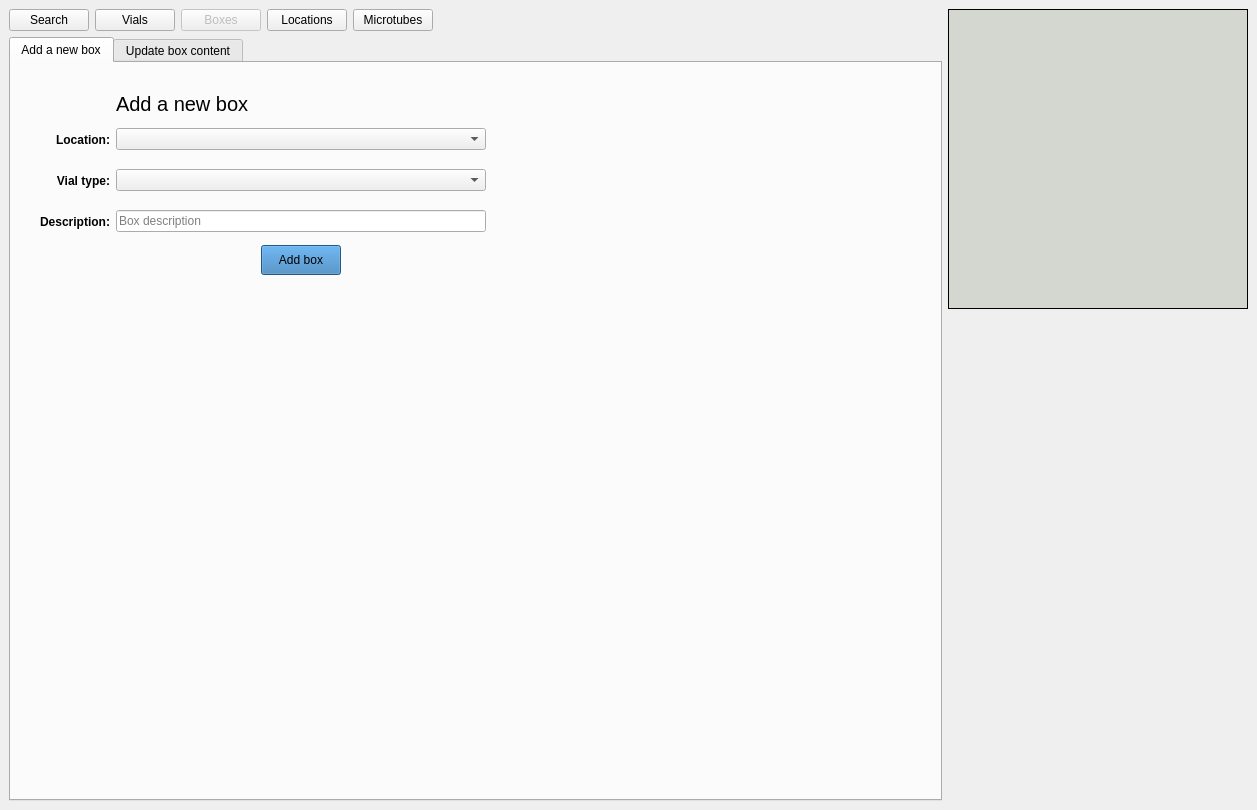
<?xml version="1.0" encoding="UTF-8"?>
<ui version="4.0">
 <class>MainWindow</class>
 <widget class="QMainWindow" name="MainWindow">
  <property name="geometry">
   <rect>
    <x>0</x>
    <y>0</y>
    <width>1257</width>
    <height>810</height>
   </rect>
  </property>
  <property name="windowTitle">
   <string>MainWindow</string>
  </property>
  <widget class="QWidget" name="centralwidget">
   <layout class="QGridLayout" name="gridLayout_7">
    <item row="0" column="1">
     <layout class="QVBoxLayout" name="verticalLayout">
      <item>
       <widget class="QLabel" name="structure_lab">
        <property name="minimumSize">
         <size>
          <width>300</width>
          <height>300</height>
         </size>
        </property>
        <property name="maximumSize">
         <size>
          <width>300</width>
          <height>300</height>
         </size>
        </property>
        <property name="styleSheet">
         <string notr="true">background-color: rgb(211, 215, 207); border: 1px solid black;</string>
        </property>
        <property name="text">
         <string/>
        </property>
       </widget>
      </item>
      <item>
       <spacer name="verticalSpacer_7">
        <property name="orientation">
         <enum>Qt::Vertical</enum>
        </property>
        <property name="sizeHint" stdset="0">
         <size>
          <width>20</width>
          <height>428</height>
         </size>
        </property>
       </spacer>
      </item>
     </layout>
    </item>
    <item row="0" column="0">
     <layout class="QGridLayout" name="gridLayout_6">
      <item row="0" column="1">
       <widget class="QPushButton" name="goto_vials_btn">
        <property name="text">
         <string>Vials</string>
        </property>
       </widget>
      </item>
      <item row="0" column="3">
       <widget class="QPushButton" name="goto_locations_btn">
        <property name="text">
         <string>Locations</string>
        </property>
       </widget>
      </item>
      <item row="0" column="0">
       <widget class="QPushButton" name="goto_search_btn">
        <property name="text">
         <string>Search</string>
        </property>
       </widget>
      </item>
      <item row="0" column="2">
       <widget class="QPushButton" name="goto_boxes_btn">
        <property name="enabled">
         <bool>false</bool>
        </property>
        <property name="text">
         <string>Boxes</string>
        </property>
       </widget>
      </item>
      <item row="0" column="5">
       <spacer name="horizontalSpacer_5">
        <property name="orientation">
         <enum>Qt::Horizontal</enum>
        </property>
        <property name="sizeHint" stdset="0">
         <size>
          <width>438</width>
          <height>20</height>
         </size>
        </property>
       </spacer>
      </item>
      <item row="0" column="4">
       <widget class="QPushButton" name="goto_microtubes_btn">
        <property name="text">
         <string>Microtubes</string>
        </property>
       </widget>
      </item>
      <item row="1" column="0" colspan="6">
       <widget class="QTabWidget" name="boxes_tab_wg">
        <property name="currentIndex">
         <number>0</number>
        </property>
        <widget class="QWidget" name="new_box_tab">
         <attribute name="title">
          <string>Add a new box</string>
         </attribute>
         <layout class="QGridLayout" name="gridLayout_2">
          <item row="1" column="2">
           <spacer name="horizontalSpacer_6">
            <property name="orientation">
             <enum>Qt::Horizontal</enum>
            </property>
            <property name="sizeHint" stdset="0">
             <size>
              <width>433</width>
              <height>20</height>
             </size>
            </property>
           </spacer>
          </item>
          <item row="1" column="1">
           <layout class="QGridLayout" name="gridLayout">
            <item row="0" column="1">
             <widget class="QLabel" name="label">
              <property name="font">
               <font>
                <pointsize>15</pointsize>
               </font>
              </property>
              <property name="text">
               <string>Add a new box</string>
              </property>
             </widget>
            </item>
            <item row="1" column="0">
             <widget class="QLabel" name="label_2">
              <property name="minimumSize">
               <size>
                <width>0</width>
                <height>35</height>
               </size>
              </property>
              <property name="font">
               <font>
                <weight>75</weight>
                <bold>true</bold>
               </font>
              </property>
              <property name="text">
               <string>Location:</string>
              </property>
              <property name="alignment">
               <set>Qt::AlignRight|Qt::AlignTrailing|Qt::AlignVCenter</set>
              </property>
             </widget>
            </item>
            <item row="1" column="1">
             <widget class="QComboBox" name="add_location_cb"/>
            </item>
            <item row="2" column="0">
             <widget class="QLabel" name="label_3">
              <property name="minimumSize">
               <size>
                <width>0</width>
                <height>35</height>
               </size>
              </property>
              <property name="font">
               <font>
                <weight>75</weight>
                <bold>true</bold>
               </font>
              </property>
              <property name="text">
               <string>Vial type:</string>
              </property>
              <property name="alignment">
               <set>Qt::AlignRight|Qt::AlignTrailing|Qt::AlignVCenter</set>
              </property>
             </widget>
            </item>
            <item row="2" column="1">
             <widget class="QComboBox" name="add_type_cb"/>
            </item>
            <item row="3" column="0">
             <widget class="QLabel" name="label_4">
              <property name="minimumSize">
               <size>
                <width>0</width>
                <height>35</height>
               </size>
              </property>
              <property name="font">
               <font>
                <weight>75</weight>
                <bold>true</bold>
               </font>
              </property>
              <property name="text">
               <string>Description:</string>
              </property>
              <property name="alignment">
               <set>Qt::AlignRight|Qt::AlignTrailing|Qt::AlignVCenter</set>
              </property>
             </widget>
            </item>
            <item row="3" column="1">
             <widget class="QLineEdit" name="add_description_cb">
              <property name="placeholderText">
               <string>Box description</string>
              </property>
             </widget>
            </item>
            <item row="4" column="1">
             <layout class="QHBoxLayout" name="horizontalLayout">
              <item>
               <spacer name="horizontalSpacer">
                <property name="orientation">
                 <enum>Qt::Horizontal</enum>
                </property>
                <property name="sizeType">
                 <enum>QSizePolicy::Expanding</enum>
                </property>
                <property name="sizeHint" stdset="0">
                 <size>
                  <width>68</width>
                  <height>20</height>
                 </size>
                </property>
               </spacer>
              </item>
              <item>
               <widget class="QPushButton" name="add_box_btn">
                <property name="minimumSize">
                 <size>
                  <width>0</width>
                  <height>30</height>
                 </size>
                </property>
                <property name="styleSheet">
                 <string notr="true">background-color: rgb(51, 122, 183)</string>
                </property>
                <property name="text">
                 <string>Add box</string>
                </property>
               </widget>
              </item>
              <item>
               <spacer name="horizontalSpacer_2">
                <property name="orientation">
                 <enum>Qt::Horizontal</enum>
                </property>
                <property name="sizeHint" stdset="0">
                 <size>
                  <width>68</width>
                  <height>20</height>
                 </size>
                </property>
               </spacer>
              </item>
             </layout>
            </item>
           </layout>
          </item>
          <item row="0" column="1">
           <spacer name="horizontalSpacer_4">
            <property name="orientation">
             <enum>Qt::Vertical</enum>
            </property>
            <property name="sizeType">
             <enum>QSizePolicy::Preferred</enum>
            </property>
            <property name="sizeHint" stdset="0">
             <size>
              <width>20</width>
              <height>20</height>
             </size>
            </property>
           </spacer>
          </item>
          <item row="1" column="0">
           <spacer name="horizontalSpacer_3">
            <property name="orientation">
             <enum>Qt::Horizontal</enum>
            </property>
            <property name="sizeType">
             <enum>QSizePolicy::Preferred</enum>
            </property>
            <property name="sizeHint" stdset="0">
             <size>
              <width>20</width>
              <height>20</height>
             </size>
            </property>
           </spacer>
          </item>
          <item row="2" column="1">
           <spacer name="verticalSpacer">
            <property name="orientation">
             <enum>Qt::Vertical</enum>
            </property>
            <property name="sizeType">
             <enum>QSizePolicy::MinimumExpanding</enum>
            </property>
            <property name="sizeHint" stdset="0">
             <size>
              <width>20</width>
              <height>486</height>
             </size>
            </property>
           </spacer>
          </item>
         </layout>
        </widget>
        <widget class="QWidget" name="update_box_tab">
         <attribute name="title">
          <string>Update box content</string>
         </attribute>
         <layout class="QGridLayout" name="gridLayout_4">
          <item row="1" column="0">
           <spacer name="horizontalSpacer_9">
            <property name="orientation">
             <enum>Qt::Horizontal</enum>
            </property>
            <property name="sizeType">
             <enum>QSizePolicy::Fixed</enum>
            </property>
            <property name="sizeHint" stdset="0">
             <size>
              <width>20</width>
              <height>20</height>
             </size>
            </property>
           </spacer>
          </item>
          <item row="0" column="3">
           <spacer name="horizontalSpacer_8">
            <property name="orientation">
             <enum>Qt::Horizontal</enum>
            </property>
            <property name="sizeHint" stdset="0">
             <size>
              <width>518</width>
              <height>20</height>
             </size>
            </property>
           </spacer>
          </item>
          <item row="2" column="1" colspan="3">
           <widget class="QTableWidget" name="update_table">
            <attribute name="horizontalHeaderDefaultSectionSize">
             <number>200</number>
            </attribute>
            <attribute name="horizontalHeaderShowSortIndicator" stdset="0">
             <bool>true</bool>
            </attribute>
            <attribute name="horizontalHeaderStretchLastSection">
             <bool>true</bool>
            </attribute>
            <column>
             <property name="text">
              <string>Vial Id</string>
             </property>
            </column>
            <column>
             <property name="text">
              <string>Batch Id</string>
             </property>
            </column>
            <column>
             <property name="text">
              <string>Compound Id</string>
             </property>
            </column>
            <column>
             <property name="text">
              <string>Coordinate</string>
             </property>
            </column>
           </widget>
          </item>
          <item row="1" column="4">
           <spacer name="horizontalSpacer_10">
            <property name="orientation">
             <enum>Qt::Horizontal</enum>
            </property>
            <property name="sizeType">
             <enum>QSizePolicy::Fixed</enum>
            </property>
            <property name="sizeHint" stdset="0">
             <size>
              <width>20</width>
              <height>20</height>
             </size>
            </property>
           </spacer>
          </item>
          <item row="3" column="3">
           <spacer name="verticalSpacer_3">
            <property name="orientation">
             <enum>Qt::Vertical</enum>
            </property>
            <property name="sizeType">
             <enum>QSizePolicy::Fixed</enum>
            </property>
            <property name="sizeHint" stdset="0">
             <size>
              <width>20</width>
              <height>20</height>
             </size>
            </property>
           </spacer>
          </item>
          <item row="0" column="2">
           <layout class="QGridLayout" name="gridLayout_3">
            <item row="0" column="0">
             <widget class="QLabel" name="label_5">
              <property name="font">
               <font>
                <pointsize>15</pointsize>
               </font>
              </property>
              <property name="text">
               <string>Update box content</string>
              </property>
              <property name="wordWrap">
               <bool>true</bool>
              </property>
             </widget>
            </item>
            <item row="1" column="0">
             <spacer name="verticalSpacer_2">
              <property name="orientation">
               <enum>Qt::Vertical</enum>
              </property>
              <property name="sizeType">
               <enum>QSizePolicy::Fixed</enum>
              </property>
              <property name="sizeHint" stdset="0">
               <size>
                <width>20</width>
                <height>13</height>
               </size>
              </property>
             </spacer>
            </item>
            <item row="2" column="0">
             <layout class="QHBoxLayout" name="horizontalLayout_2">
              <item>
               <widget class="QLineEdit" name="lineEdit"/>
              </item>
              <item>
               <spacer name="horizontalSpacer_7">
                <property name="orientation">
                 <enum>Qt::Horizontal</enum>
                </property>
                <property name="sizeType">
                 <enum>QSizePolicy::Fixed</enum>
                </property>
                <property name="sizeHint" stdset="0">
                 <size>
                  <width>28</width>
                  <height>20</height>
                 </size>
                </property>
               </spacer>
              </item>
              <item>
               <widget class="QPushButton" name="update_print_btn">
                <property name="minimumSize">
                 <size>
                  <width>0</width>
                  <height>0</height>
                 </size>
                </property>
                <property name="styleSheet">
                 <string notr="true">background-color: rgb(51, 122, 183)</string>
                </property>
                <property name="text">
                 <string>PrintLabel</string>
                </property>
               </widget>
              </item>
             </layout>
            </item>
           </layout>
          </item>
         </layout>
        </widget>
       </widget>
      </item>
     </layout>
    </item>
   </layout>
  </widget>
 </widget>
 <resources/>
 <connections/>
</ui>
